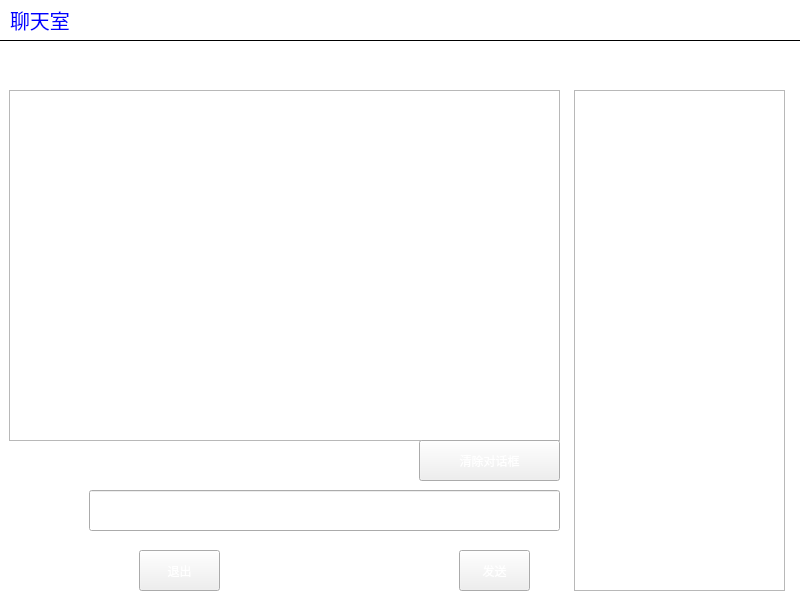
<?xml version="1.0" encoding="UTF-8"?>
<ui version="4.0">
 <class>MainWindow</class>
 <widget class="QMainWindow" name="MainWindow">
  <property name="geometry">
   <rect>
    <x>0</x>
    <y>0</y>
    <width>800</width>
    <height>600</height>
   </rect>
  </property>
  <property name="windowTitle">
   <string>MainWindow</string>
  </property>
  <property name="styleSheet">
   <string notr="true">#titleLabel {
background: white;
color: blue;
font-size: 20px;
border: none;
border-bottom:  1px solid black;
padding: 5px;
}

#mainFrame {
border: none;
background: white;
}

#loginFrame {
background: qlineargradient(x1: 0, y1: 0, x2: 0, y2: 1, stop: 0 #ddf, stop: 1 #aaf);
border: 1px solid gray;
padding: 10px;
border-radius: 25px;
}</string>
  </property>
  <widget class="QWidget" name="centralwidget">
   <layout class="QVBoxLayout" name="verticalLayout">
    <property name="spacing">
     <number>0</number>
    </property>
    <property name="leftMargin">
     <number>0</number>
    </property>
    <property name="topMargin">
     <number>0</number>
    </property>
    <property name="rightMargin">
     <number>0</number>
    </property>
    <property name="bottomMargin">
     <number>0</number>
    </property>
    <item>
     <widget class="QLabel" name="titleLabel">
      <property name="sizePolicy">
       <sizepolicy hsizetype="Preferred" vsizetype="Fixed">
        <horstretch>0</horstretch>
        <verstretch>0</verstretch>
       </sizepolicy>
      </property>
      <property name="text">
       <string>聊天室</string>
      </property>
     </widget>
    </item>
    <item>
     <widget class="QFrame" name="mainFrame">
      <property name="frameShape">
       <enum>QFrame::StyledPanel</enum>
      </property>
      <layout class="QVBoxLayout" name="verticalLayout_2">
       <item>
        <widget class="QStackedWidget" name="stackedWidget">
         <property name="styleSheet">
          <string notr="true">background-image: url(:/backgorund.png);</string>
         </property>
         <property name="currentIndex">
          <number>0</number>
         </property>
         <widget class="QWidget" name="chatPage">
          <property name="styleSheet">
           <string notr="true">background-image: url(:/chatpage.png);</string>
          </property>
          <widget class="QTextEdit" name="roomTextEdit">
           <property name="geometry">
            <rect>
             <x>0</x>
             <y>40</y>
             <width>551</width>
             <height>351</height>
            </rect>
           </property>
           <property name="font">
            <font>
             <pointsize>16</pointsize>
             <weight>75</weight>
             <bold>true</bold>
            </font>
           </property>
           <property name="readOnly">
            <bool>true</bool>
           </property>
          </widget>
          <widget class="QListWidget" name="userListWidget">
           <property name="geometry">
            <rect>
             <x>565</x>
             <y>40</y>
             <width>211</width>
             <height>501</height>
            </rect>
           </property>
           <property name="font">
            <font>
             <pointsize>16</pointsize>
             <weight>75</weight>
             <bold>true</bold>
            </font>
           </property>
          </widget>
          <widget class="QPushButton" name="sayButton">
           <property name="geometry">
            <rect>
             <x>450</x>
             <y>500</y>
             <width>71</width>
             <height>41</height>
            </rect>
           </property>
           <property name="styleSheet">
            <string notr="true">color: rgb(255, 255, 255);</string>
           </property>
           <property name="text">
            <string>发送</string>
           </property>
          </widget>
          <widget class="QLabel" name="label_3">
           <property name="geometry">
            <rect>
             <x>570</x>
             <y>0</y>
             <width>181</width>
             <height>31</height>
            </rect>
           </property>
           <property name="styleSheet">
            <string notr="true">font: 63 16pt &quot;Ubuntu&quot;;
color: rgb(255, 255, 255);</string>
           </property>
           <property name="text">
            <string>已在线用户列表：</string>
           </property>
          </widget>
          <widget class="QLabel" name="label_4">
           <property name="geometry">
            <rect>
             <x>0</x>
             <y>10</y>
             <width>101</width>
             <height>31</height>
            </rect>
           </property>
           <property name="styleSheet">
            <string notr="true">font: 63 20pt &quot;Ubuntu&quot;;
color: rgb(255, 255, 255);</string>
           </property>
           <property name="text">
            <string>聊天室</string>
           </property>
          </widget>
          <widget class="QPushButton" name="exitButton">
           <property name="geometry">
            <rect>
             <x>130</x>
             <y>500</y>
             <width>81</width>
             <height>41</height>
            </rect>
           </property>
           <property name="styleSheet">
            <string notr="true">color: rgb(255, 255, 255);</string>
           </property>
           <property name="text">
            <string>退出</string>
           </property>
          </widget>
          <widget class="QLabel" name="label_5">
           <property name="geometry">
            <rect>
             <x>4</x>
             <y>439</y>
             <width>81</width>
             <height>41</height>
            </rect>
           </property>
           <property name="styleSheet">
            <string notr="true">color: rgb(255, 255, 255);</string>
           </property>
           <property name="text">
            <string>输入消息：</string>
           </property>
          </widget>
          <widget class="QLineEdit" name="sayLineEdit">
           <property name="geometry">
            <rect>
             <x>80</x>
             <y>440</y>
             <width>471</width>
             <height>41</height>
            </rect>
           </property>
           <property name="font">
            <font>
             <pointsize>16</pointsize>
             <weight>75</weight>
             <bold>true</bold>
            </font>
           </property>
          </widget>
          <widget class="QPushButton" name="pushButton">
           <property name="geometry">
            <rect>
             <x>410</x>
             <y>390</y>
             <width>141</width>
             <height>41</height>
            </rect>
           </property>
           <property name="styleSheet">
            <string notr="true">color: rgb(255, 255, 255);</string>
           </property>
           <property name="text">
            <string>清除对话框</string>
           </property>
          </widget>
         </widget>
         <widget class="QWidget" name="loginPage">
          <property name="styleSheet">
           <string notr="true">background-image: url(:/bg2.png);</string>
          </property>
          <layout class="QGridLayout" name="gridLayout_3">
           <item row="5" column="1">
            <spacer name="verticalSpacer_2">
             <property name="orientation">
              <enum>Qt::Vertical</enum>
             </property>
             <property name="sizeHint" stdset="0">
              <size>
               <width>20</width>
               <height>267</height>
              </size>
             </property>
            </spacer>
           </item>
           <item row="0" column="1">
            <spacer name="verticalSpacer">
             <property name="orientation">
              <enum>Qt::Vertical</enum>
             </property>
             <property name="sizeType">
              <enum>QSizePolicy::Fixed</enum>
             </property>
             <property name="sizeHint" stdset="0">
              <size>
               <width>20</width>
               <height>100</height>
              </size>
             </property>
            </spacer>
           </item>
           <item row="1" column="0">
            <spacer name="horizontalSpacer">
             <property name="orientation">
              <enum>Qt::Horizontal</enum>
             </property>
             <property name="sizeHint" stdset="0">
              <size>
               <width>232</width>
               <height>20</height>
              </size>
             </property>
            </spacer>
           </item>
           <item row="1" column="2">
            <spacer name="horizontalSpacer_2">
             <property name="orientation">
              <enum>Qt::Horizontal</enum>
             </property>
             <property name="sizeHint" stdset="0">
              <size>
               <width>223</width>
               <height>20</height>
              </size>
             </property>
            </spacer>
           </item>
           <item row="1" column="1" rowspan="2">
            <widget class="QFrame" name="loginFrame">
             <property name="sizePolicy">
              <sizepolicy hsizetype="Fixed" vsizetype="Fixed">
               <horstretch>0</horstretch>
               <verstretch>0</verstretch>
              </sizepolicy>
             </property>
             <property name="minimumSize">
              <size>
               <width>300</width>
               <height>0</height>
              </size>
             </property>
             <property name="styleSheet">
              <string notr="true"/>
             </property>
             <property name="frameShape">
              <enum>QFrame::StyledPanel</enum>
             </property>
             <layout class="QGridLayout" name="gridLayout_2">
              <property name="spacing">
               <number>20</number>
              </property>
              <item row="2" column="0">
               <widget class="QLabel" name="label_6">
                <property name="styleSheet">
                 <string notr="true">color: rgb(0, 0, 255);
font: 63 14pt &quot;Ubuntu&quot;;</string>
                </property>
                <property name="text">
                 <string>服务器:</string>
                </property>
               </widget>
              </item>
              <item row="0" column="0">
               <widget class="QLabel" name="label">
                <property name="styleSheet">
                 <string notr="true">color: rgb(0, 0, 255);
font: 63 14pt &quot;Ubuntu&quot;;</string>
                </property>
                <property name="text">
                 <string>用户名：</string>
                </property>
               </widget>
              </item>
              <item row="0" column="1">
               <widget class="QLineEdit" name="usernameLineEdit"/>
              </item>
              <item row="1" column="0">
               <widget class="QLabel" name="label_2">
                <property name="styleSheet">
                 <string notr="true">color: rgb(0, 0, 255);
font: 63 14pt &quot;Ubuntu&quot;;</string>
                </property>
                <property name="text">
                 <string>密码：</string>
                </property>
               </widget>
              </item>
              <item row="1" column="1">
               <widget class="QLineEdit" name="userpasswordLineEdit">
                <property name="echoMode">
                 <enum>QLineEdit::Password</enum>
                </property>
               </widget>
              </item>
              <item row="2" column="1">
               <widget class="QLineEdit" name="serverLineEdit"/>
              </item>
              <item row="3" column="1">
               <widget class="QPushButton" name="loginButton">
                <property name="sizePolicy">
                 <sizepolicy hsizetype="Fixed" vsizetype="Fixed">
                  <horstretch>0</horstretch>
                  <verstretch>0</verstretch>
                 </sizepolicy>
                </property>
                <property name="styleSheet">
                 <string notr="true">color: rgb(255, 28, 8);
font: 63 14pt &quot;Ubuntu&quot;;</string>
                </property>
                <property name="text">
                 <string>登录</string>
                </property>
               </widget>
              </item>
             </layout>
            </widget>
           </item>
          </layout>
         </widget>
        </widget>
       </item>
      </layout>
     </widget>
    </item>
   </layout>
  </widget>
 </widget>
 <tabstops>
  <tabstop>usernameLineEdit</tabstop>
  <tabstop>userpasswordLineEdit</tabstop>
  <tabstop>roomTextEdit</tabstop>
  <tabstop>userListWidget</tabstop>
  <tabstop>sayLineEdit</tabstop>
  <tabstop>sayButton</tabstop>
 </tabstops>
 <resources/>
 <connections>
  <connection>
   <sender>sayLineEdit</sender>
   <signal>returnPressed()</signal>
   <receiver>sayButton</receiver>
   <slot>animateClick()</slot>
   <hints>
    <hint type="sourcelabel">
     <x>331</x>
     <y>564</y>
    </hint>
    <hint type="destinationlabel">
     <x>768</x>
     <y>570</y>
    </hint>
   </hints>
  </connection>
  <connection>
   <sender>usernameLineEdit</sender>
   <signal>returnPressed()</signal>
   <receiver>userpasswordLineEdit</receiver>
   <slot>setFocus()</slot>
   <hints>
    <hint type="sourcelabel">
     <x>391</x>
     <y>188</y>
    </hint>
    <hint type="destinationlabel">
     <x>470</x>
     <y>238</y>
    </hint>
   </hints>
  </connection>
  <connection>
   <sender>userpasswordLineEdit</sender>
   <signal>returnPressed()</signal>
   <receiver>loginButton</receiver>
   <slot>animateClick()</slot>
   <hints>
    <hint type="sourcelabel">
     <x>417</x>
     <y>239</y>
    </hint>
    <hint type="destinationlabel">
     <x>389</x>
     <y>275</y>
    </hint>
   </hints>
  </connection>
 </connections>
</ui>
